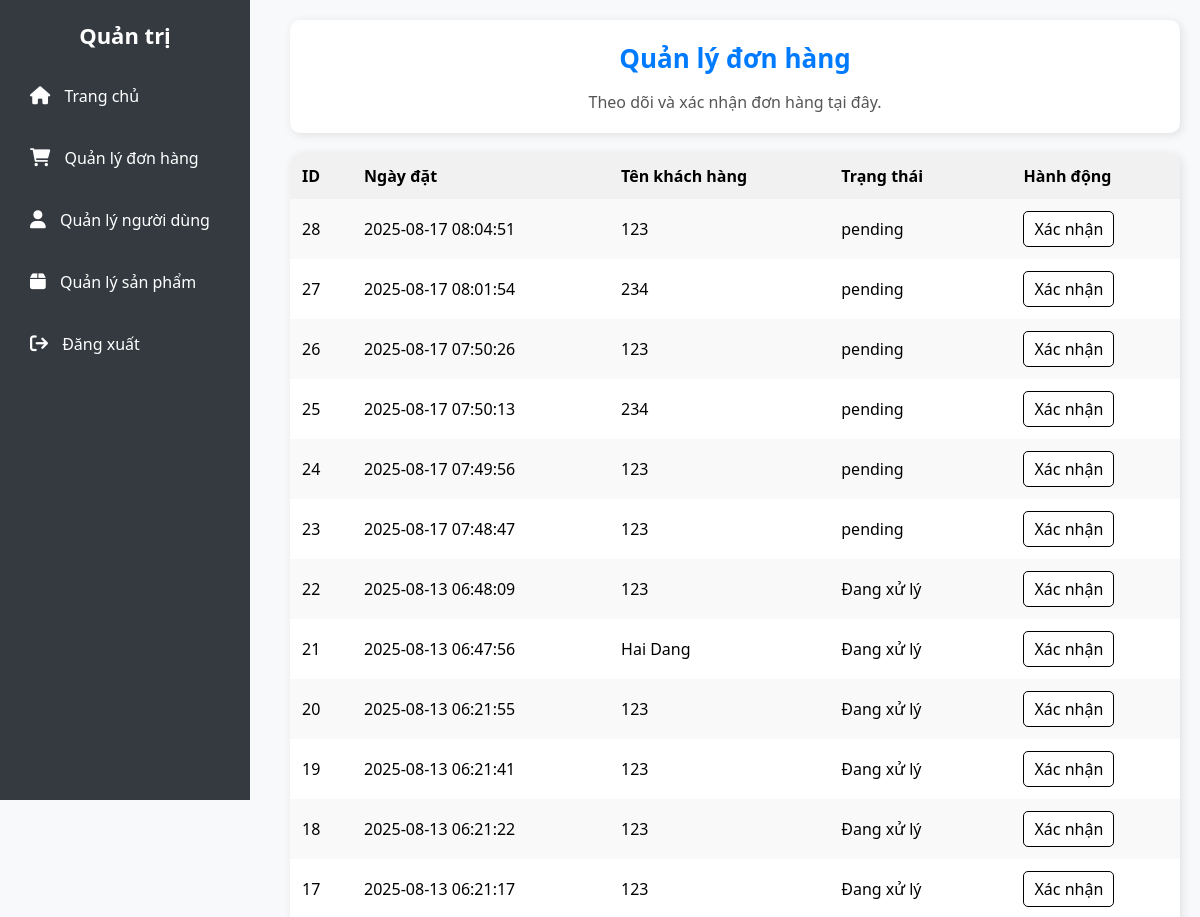
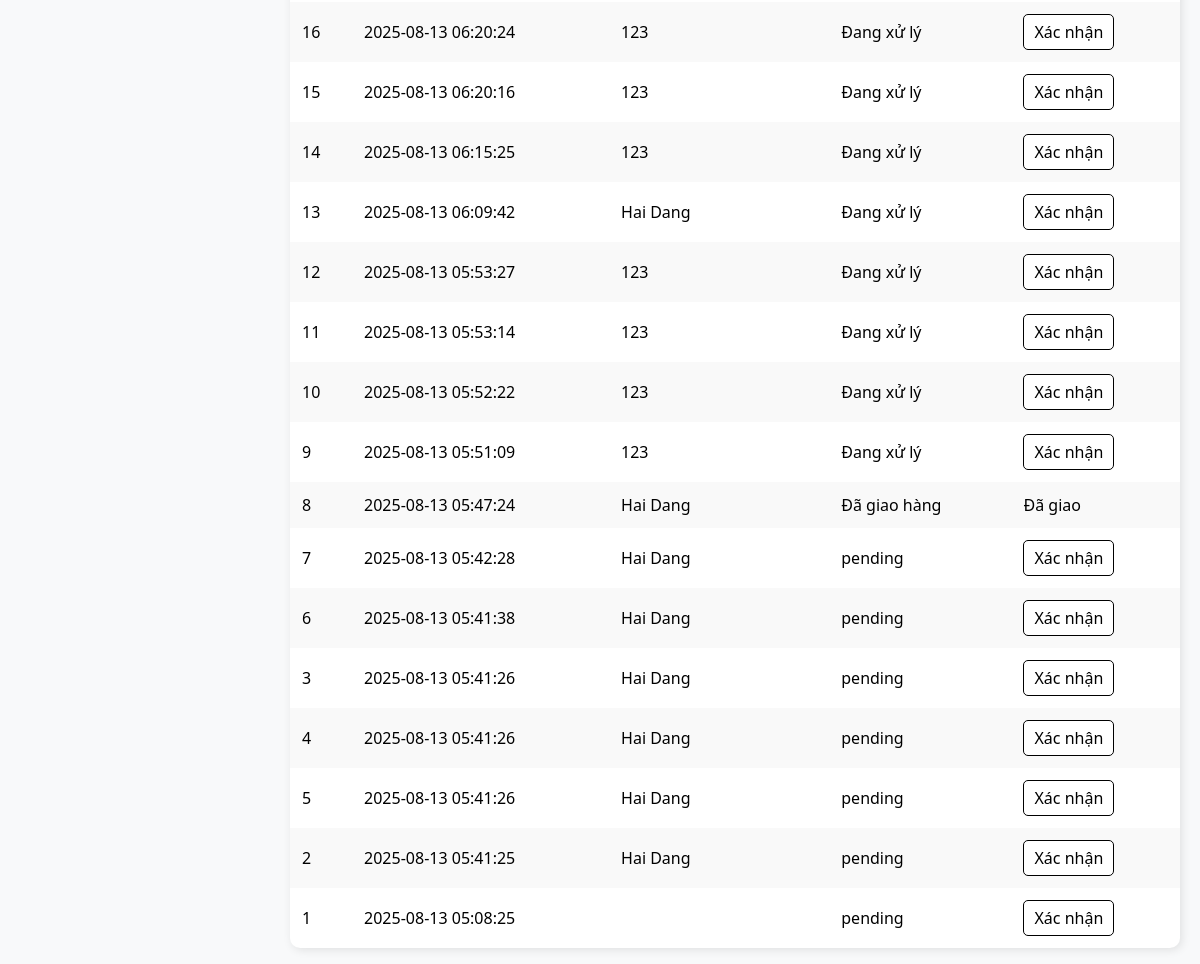
Page /view/admin/orders.php (signed in) on the earlier database version (2 pictures, top to bottom).
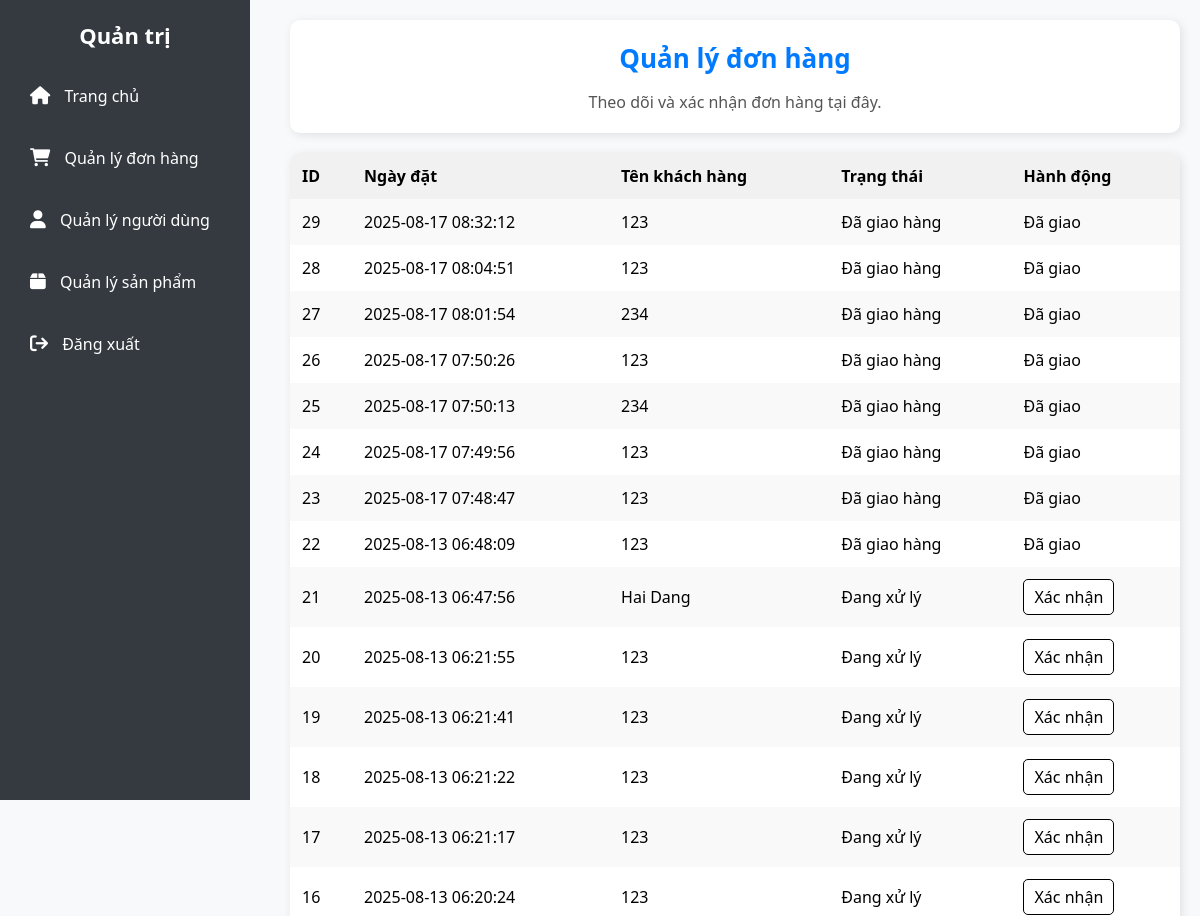
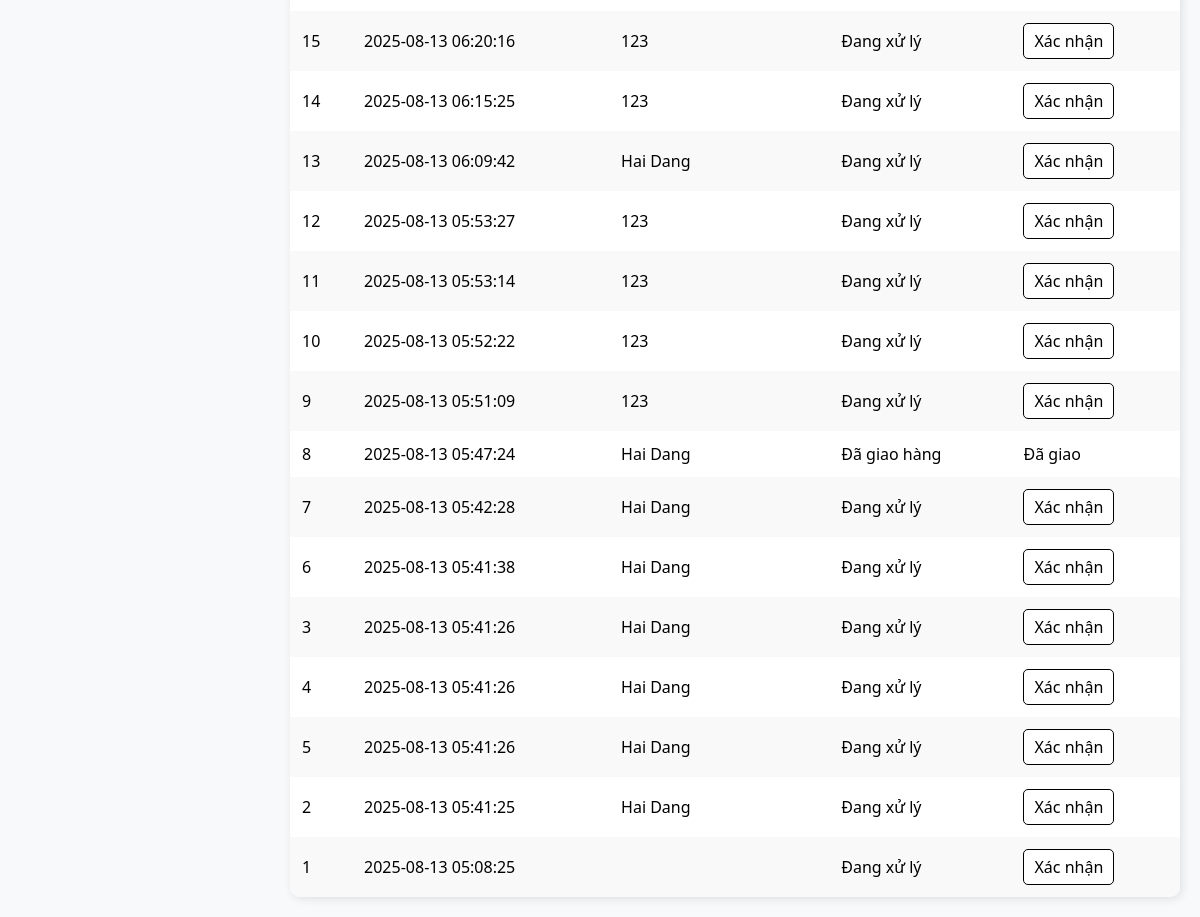
Same page on the later database version (2 pictures, top to bottom).
### tables this page shows
CREATE TABLE `orders` (
  `id` int NOT NULL,
  `user_id` int DEFAULT NULL,
  `total_price` decimal(10,2) NOT NULL,
  `shipping_fee` decimal(10,2) NOT NULL DEFAULT '0.00',
  `status` enum('Đang xử lý','Đang vận chuyển','Đã giao hàng') NOT NULL DEFAULT 'Đang xử lý',
  `name` varchar(255) NOT NULL,
  `phone` varchar(20) NOT NULL,
  `address` text NOT NULL,
  `payment_method` varchar(50) NOT NULL,
  `created_at` timestamp NULL DEFAULT CURRENT_TIMESTAMP,
  `total` decimal(10,2) NOT NULL DEFAULT '0.00'
);

### view/admin/orders.php (the view, shortened to what this page needs)
<?php
try {
    $conn = new PDO("mysql:host=localhost;dbname=streetsoul_store999;charset=utf8", "root", "");
    $conn->setAttribute(PDO::ATTR_ERRMODE, PDO::ERRMODE_EXCEPTION);
    $sql = "SELECT * FROM orders ORDER BY created_at DESC";
    $stmt = $conn->prepare($sql);
    $stmt->execute();
    $orders = $stmt->fetchAll(PDO::FETCH_ASSOC) ?: [];
} catch (PDOException $e) {
    echo "<p style='color: red;'>Lỗi kết nối: " . htmlspecialchars($e->getMessage()) . "</p>";
    $orders = [];
}
?>
<!DOCTYPE html>
<html lang="vi">
<head>
    <link rel="stylesheet" href="/streetsoul_store1/view/admin/admin.css">
    <link rel="stylesheet" href="https://cdnjs.cloudflare.com/ajax/libs/font-awesome/6.0.0/css/all.min.css">
</head>
<body>
    <div class="sidebar">
        <h3>Quản trị</h3>
        <a href="/streetsoul_store1/index.php"><i class="fa fa-home"></i> Trang chủ</a>
        <a href="/streetsoul_store1/view/admin/orders.php"><i class="fa fa-shopping-cart"></i> Quản lý đơn hàng</a>
        <a href="/streetsoul_store1/view/admin/users.php"><i class="fa fa-user"></i> Quản lý người dùng</a>
        <a href="/streetsoul_store1/view/admin/products.php"><i class="fa fa-box"></i> Quản lý sản phẩm</a>
        <a href="/streetsoul_store1/view/client/logout.php"><i class="fa fa-sign-out"></i> Đăng xuất</a>
    </div>
    <div class="content">
        <div class="dashboard-card">
            <h2>Quản lý đơn hàng</h2>
            <p>Theo dõi và xác nhận đơn hàng tại đây.</p>
        </div>
        <?php if (!empty($orders)): ?>
            <table>
                <tr>
                    <th>ID</th>
                    <th>Ngày đặt</th>
                    <th>Tên khách hàng</th>
                    <th>Trạng thái</th>
                    <th>Hành động</th>
                </tr>
                <?php foreach ($orders as $order): ?>
                <tr>
                    <td><?= htmlspecialchars($order['id']) ?></td>
                    <td><?= htmlspecialchars($order['created_at']) ?></td>
                    <td><?= htmlspecialchars($order['name']) ?></td>
                    <td><?= htmlspecialchars($order['status']) ?></td>
                    <td>
                        <?php if ($order['status'] !== 'Đã giao hàng'): ?>
                            <a class="btn" href="/streetsoul_store1/view/admin/update_order_status.php?id=<?= urlencode($order['id']) ?>">Xác nhận</a>
                        <?php else: ?>
                            <span>Đã giao</span>
                        <?php endif; ?>
                    </td>
                </tr>
                <?php endforeach; ?>
            </table>
        <?php else: ?>
            <div class="dashboard-card">
                <p style="text-align:center; color:#777;">Không có đơn hàng nào.</p>
            </div>
        <?php endif; ?>
    </div>
</body>
</html>

### view/admin/admin.css (style rules this page uses)
* { box-sizing: border-box; margin: 0; padding: 0; font-family: 'Segoe UI', Tahoma, Geneva, Verdana, sans-serif; }
body { background-color: #f8f9fa; display: flex; }
.sidebar { width: 260px; height: 100vh; background: #343a40; color: white; padding: 20px; position: fixed; display: flex; flex-direction: column; transition: 0.3s; }
.sidebar h3 { font-size: 22px; margin-bottom: 15px; text-align: center; }
.sidebar a { display: flex; align-items: center; color: white; font-size: 16px; padding: 12px; text-decoration: none; border-radius: 6px; transition: background 0.3s ease, transform 0.2s; }
.sidebar a i { margin-right: 10px; font-size: 18px; }
.content { margin-left: 280px; padding: 30px; width: 100%; }
.dashboard-card { background: white; padding: 25px; border-radius: 10px; box-shadow: 0 4px 12px rgba(0, 0, 0, 0.1); text-align: center; transition: 0.3s; }
.dashboard-card h2 { font-size: 26px; color: #007bff; margin-bottom: 15px; }
.dashboard-card p { font-size: 16px; color: #555; }

### view/admin/orders.php (style rules this page uses)
body { display: flex; background: #f8f9fa; font-family: Arial, sans-serif; margin: 0; }
.sidebar { width: 250px; height: 100vh; background: #343a40; color: white; padding: 20px; position: fixed; }
.sidebar a { display: block; color: white; padding: 10px; text-decoration: none; margin: 10px 0; transition: 0.3s; }
.content { margin-left: 270px; padding: 20px; width: 100%; }
.dashboard-card { background: white; padding: 20px; border-radius: 10px; box-shadow: 2px 2px 10px rgba(0,0,0,0.1); margin-bottom: 20px; }
table { width: 100%; border-collapse: collapse; background: white; border-radius: 10px; overflow: hidden; box-shadow: 2px 2px 10px rgba(0,0,0,0.1); }
th, td { padding: 12px; text-align: left; }
th { background: #f1f1f1; }
tr:nth-child(even) { background: #f9f9f9; }
.btn { display: inline-block; padding: 6px 10px; background: white; color: black; border-radius: 5px; border: 1px solid black; text-decoration: none; }

Differences in the rows shown:
added orders: id "29", created_at "2025-08-17 08:32:12", name "123", status "Đã giao hàng"
changed orders id 28: status "pending" → "Đã giao hàng"; status "Xác nhận" → "Đã giao"
changed orders id 27: status "pending" → "Đã giao hàng"; status "Xác nhận" → "Đã giao"
changed orders id 26: status "pending" → "Đã giao hàng"; status "Xác nhận" → "Đã giao"
changed orders id 25: status "pending" → "Đã giao hàng"; status "Xác nhận" → "Đã giao"
changed orders id 24: status "pending" → "Đã giao hàng"; status "Xác nhận" → "Đã giao"
changed orders id 23: status "pending" → "Đã giao hàng"; status "Xác nhận" → "Đã giao"
changed orders id 22: status "Đang xử lý" → "Đã giao hàng"; status "Xác nhận" → "Đã giao"
changed orders id 7: status "pending" → "Đang xử lý"
changed orders id 6: status "pending" → "Đang xử lý"
changed orders id 3: status "pending" → "Đang xử lý"
changed orders id 4: status "pending" → "Đang xử lý"
changed orders id 5: status "pending" → "Đang xử lý"
changed orders id 2: status "pending" → "Đang xử lý"
changed orders id 1: status "pending" → "Đang xử lý"
